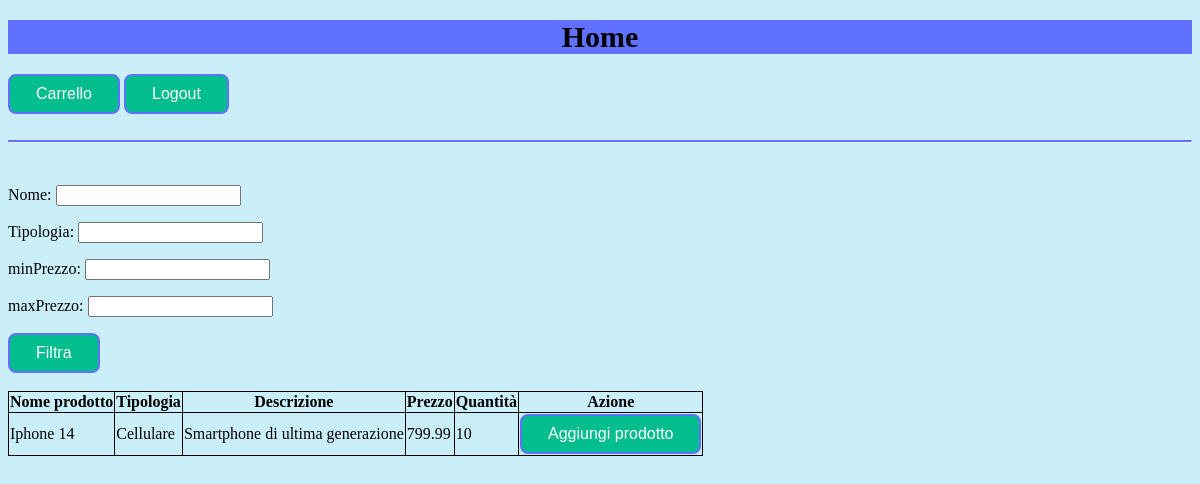
/home/ (signed in), run on an earlier commit of the app's database.
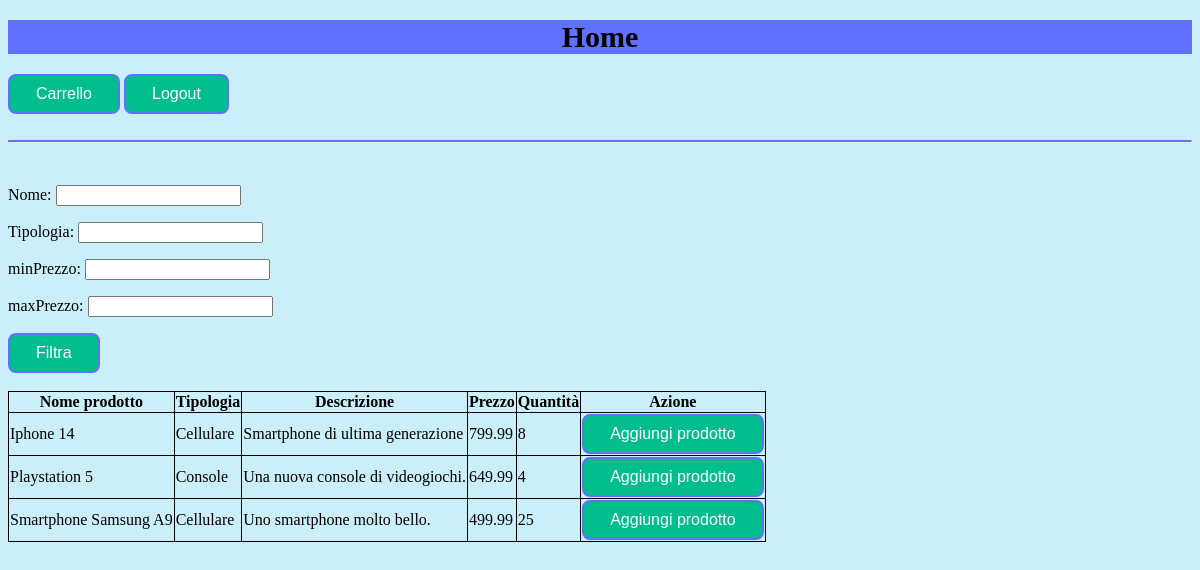
And on a later commit of the database.
### applicazione/models.py (models this page shows, shortened)
class Prodotto(models.Model):
  nome = models.CharField(max_length=100)
  tipologia = models.CharField(max_length=100)
  descrizione = models.CharField(max_length=500)
  prezzo = models.FloatField()
  quantita = models.IntegerField()
  stock = models.ForeignKey(Stock,on_delete=models.CASCADE,related_name='prodotti')

### applicazione/views.py (the view, shortened to what this page needs)
# urls.py: path("home/", views.home_view, name="home_view"),
@login_required
def home_view(request):
  template = loader.get_template("utente/home.html")
  stock = Stock.objects.get(nome = NOME_STOCK)
  context = {
    "prodotti" : Prodotto.objects.filter(stock = stock).all(),
    "form": FiltroHomeUtenteForm()
  }
  return HttpResponse(template.render(context, request))

### applicazione/forms.py (shortened to what this page needs)
class FiltroHomeUtenteForm(forms.Form):
  nome = forms.CharField(label="Nome", max_length=100, required=False)
  tipologia = forms.CharField(label="Tipologia", max_length=100, required=False)
  minPrezzo = forms.FloatField(label="minPrezzo", min_value=0.01, widget=forms.NumberInput(attrs={'min': 0.01}), required=False)
  maxPrezzo = forms.FloatField(label="maxPrezzo", max_value=10000, widget=forms.NumberInput(attrs={'max': 10000}), required=False)

### applicazione/templates/utente/home.html (shortened to what this page needs)
{% load static %}
<!DOCTYPE html>
<html lang="en">
    <head>
        <link rel="stylesheet" href="{% static 'css/style.css' %}">
    </head>
    <body>
        <div class="home">
            <div>
                <h1>Home</h1>
                <a href="../carrello"><button class="button" type="button" value="carrello">Carrello</button></a>
                <a href="../login"><button class="button" type="button" value="logout">Logout</button></a>
            </div>
            <br><hr><br>
            <div class="FiltroHomeUtente">
                <form method="post">
                    {{ form.as_p }}
                    <input class="button" type="submit" value="Filtra">
                </form>
            </div>
            <br>
            <div>
                <table id="prodottiNegozio">
                    <thead>
                        <tr>
                            <th><b>Nome prodotto</b></th>
                            <th><b>Tipologia</b></th>
                            <th><b>Descrizione</b></th>
                            <th><b>Prezzo</b></th>
                            <th><b>Quantità</b></th>
                            <th><b>Azione</b></th>
                        </tr>
                    </thead>
                    <tbody>
                        <tr>
                        {% for prodotto in prodotti %}
                            <td> {{ prodotto.nome }} </td>
                            <td> {{ prodotto.tipologia }} </td>
                            <td> {{ prodotto.descrizione }} </td>
                            <td> {{ prodotto.prezzo }} </td>
                            <td> {{ prodotto.quantita }} </td>
                            <td> <button id={{prodotto.id}} class="button" onclick="aggiungiProdottoCarrello()">Aggiungi prodotto</button> </td>
                        </tr>
                        {% endfor %}
                    </tbody>
                </table>
            </div>
        </div>
    </body>
</html>

What changed in the data, as far as the page shows it:
changed Prodotto "Iphone 14": quantita "10" → "8"
added Prodotto: nome "Playstation 5", tipologia "Console", descrizione "Una nuova console di videogiochi.", prezzo "649.99", quantita "4"
added Prodotto: nome "Smartphone Samsung A9", tipologia "Cellulare", descrizione "Uno smartphone molto bello.", prezzo "499.99", quantita "25"
